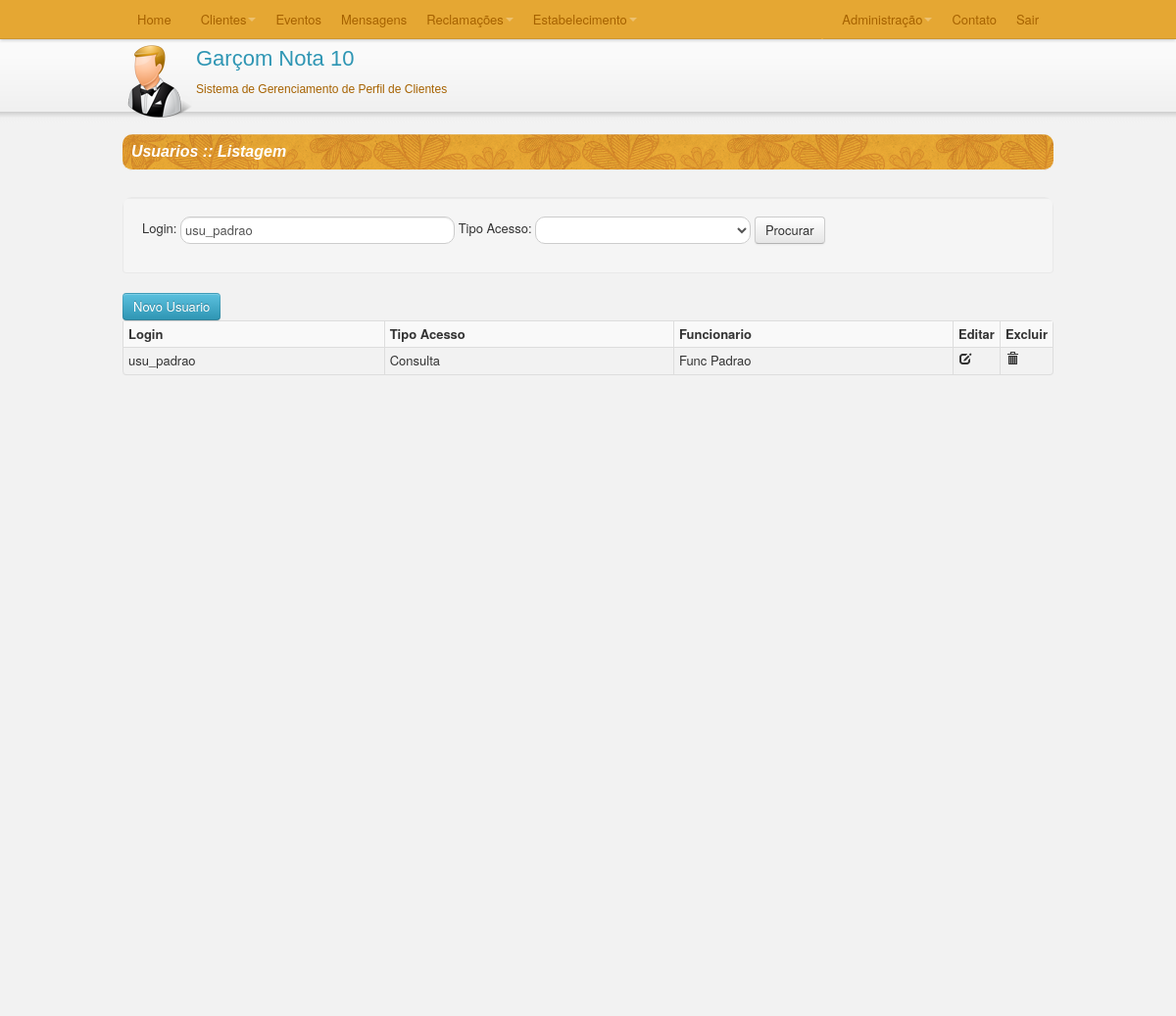
Screenshot of /TCC/C/listaUsuarios.php?loginUsuario=usu_padrao with the database file from the repository.
### TCC/C/listaUsuarios.php (called while the page is built, shortened)
<?php
require_once("SmartyConf.php");
require_once("../M/classes/Usuario.class.php");
require_once("../M/dao/UsuarioDAO.class.php");
require_once("../M/dao/FuncionarioDAO.class.php");
require_once("../M/classes/TipoAcesso.class.php");
require_once("../M/dao/TipoAcessoDAO.class.php");
$con = new Conexao();
$DAO = new UsuarioDAO($con->getConexao());
$funcionarioDAO = new FuncionarioDAO($con->getConexao());
$tipoacessoDAO = new TipoAcessoDAO($con->getConexao());
if(isset($_REQUEST['loginUsuario'])){
    $login = $_REQUEST['loginUsuario'];
    $smarty->assign("loginUsuario",$login);
}else{
    $login = "";
}
if(isset($_REQUEST['idTipoAcesso'])){
    $tipo = $_REQUEST['idTipoAcesso'];
    $smarty->assign("idTipoAcesso",$tipo);
}else{
    $tipo = "";
}
if(isset($_REQUEST['idFuncionario'])){
    $funcionario = $_REQUEST['idFuncionario'];
    $smarty->assign("idFuncionario",$funcionario);
}else{
    $funcionario = "";
}
$usuarios = $DAO->getUsuarios_Filtro($login,$tipo,$funcionario);
$total = count($usuarios);
$tipos = $tipoacessoDAO->getTipoAcesso_all();
$funcionarios = $funcionarioDAO->getFuncionarios();
$smarty->assign("ret",$_REQUEST['ret']);
$smarty->assign("totalUsuarios",$total);
$smarty->assign("usuarios",$usuarios);
$smarty->assign("funcionarios",$funcionarios);
$smarty->assign("tipos",$tipos);
$smarty->display("listaUsuario.html");

### TCC/M/dao/UsuarioDAO.class.php (called while the page is built, shortened)
<?php
class UsuarioDAO {
    private $conexao;
    function __construct($conexao) {
        $this->conexao = $conexao;
    }
    function getUsuarios_Filtro($usu_login, $tpa_id, $func_id){
        $sql = "SELECT
                   u.usu_id
                   , u.usu_login
                   , u.usu_senha
                   , u.tpa_id
                   , t.tpa_tipo
                   , u.func_id
                   , f.func_nome
                FROM USUARIO u
                INNER JOIN TipoAcesso t ON u.tpa_id = t.tpa_id
                INNER JOIN Funcionario f ON u.func_id = f.func_id
                WHERE 1 ";
        if(isset($usu_login) and $usu_login != "") {
            $sql.=  " AND u.usu_login = '".$usu_login."'";
        }
        $sql.= " ORDER BY u.usu_login ";
        $query = mysql_query($sql,$this->conexao);
        while($rows = mysql_fetch_array($query)) {
            $usuario = new Usuario;
            $usuario->setUsuario_ID($rows['usu_id']);
            $usuario->setUsuario_Login($rows['usu_login']);
            $usuario->setUsuario_Senha($rows['usu_senha']);
            $usuario->setTipoAcesso_ID($rows['tpa_id']);
            $usuario->setTipoAcesso_Tipo($rows['tpa_tipo']);
            $usuario->setFuncionario_ID($rows['func_id']);
            $usuario->setFuncionario_Nome($rows['func_nome']);
            $usuarios[] = $usuario;
        }
        return $usuarios;
    }
}
?>

### TCC/M/classes/TipoAcesso.class.php (called while the page is built, shortened)
<?php
class TipoAcesso {
    private $tpa_id, $tpa_tipo;
    public function getTipoAcesso_ID() {
        return $this->tpa_id;
    }
    public function setTipoAcesso_ID($tpa_id) {
        $this->tpa_id = $tpa_id;
    }
}
?>

### TCC/M/dao/TipoAcessoDAO.class.php (called while the page is built, shortened)
<?php
class TipoAcessoDAO {
    private $conexao;
    function __construct($conexao) {
        $this->conexao = $conexao;
    }
    function getTipoAcesso_all(){
        $sql = "select tpa_id, tpa_tipo from tipoacesso order by tpa_tipo";
        $tipos = array();
        $query = mysql_query($sql,$this->conexao);
        while($rows = mysql_fetch_array($query)) {
            $tipo = new TipoAcesso;
            $tipo->setTipoAcesso_ID($rows['tpa_id']);
            $tipo->setTipoAcesso_Tipo($rows['tpa_tipo']);
            $tipos[] = $tipo;
        }
        return $tipos;
    }
}
?>

### TCC/M/classes/Usuario.class.php (called while the page is built, shortened)
<?php
class Usuario {
    private $usu_id, $usu_login, $usu_senha, $tpa_id, $tpa_tipo, $func_id, $func_nome;
    public function getUsuario_ID(){
        return $this->usu_id;
    }
    public function getUsuario_Login() {
        return $this->usu_login;
    }
    public function getTipoAcesso_Tipo() {
        return $this->tpa_tipo;
    }
    public function getFuncionario_Nome() {
        return $this->func_nome;
    }
    public function setUsuario_ID($usu_id) {
        $this->usu_id = $usu_id;
    }
    public function setUsuario_Login($usu_login) {
        $this->usu_login = $usu_login;
    }
    public function setTipoAcesso_Tipo($tpa_tipo) {
        $this->tpa_tipo = $tpa_tipo;
    }
    public function setFuncionario_Nome($func_nome) {
        $this->func_nome = $func_nome;
    }
}
?>

### TCC/V/smarty/templates_c/%%2A^2AF^2AFA94F6%%listaUsuario.html.php (the view, shortened to what this page needs)
 <?php $_smarty_tpl_vars = $this->_tpl_vars;
$this->_tpl_vars = $_smarty_tpl_vars;
 ?>
<html>
    <?php echo '
    <head>
        <title>Usuarios</title>
        <meta http-equiv="Content-Type" content="text/html; charset=UTF-8">
        <link rel="stylesheet" type="text/css" href="../V/css/bootstrap.css">
        <link rel="stylesheet" type="text/css" href="../V/css/bootstrap.min.css">
        <link rel="stylesheet" type="text/css" href="../V/css/processo.css">
        <script type="text/javascript" language="JavaScript" src="../V/js/bootstrap.js"></script>
        <script type="text/javascript" >
            $(function(){
                $("[rel=tooltip]").tooltip();
            });
           function abreNovo(){
               window.location.href="cadUsuario.php";
           }
           function editar(idUsuario){
             window.location.href="cadUsuario.php?idUsuario="+idUsuario;
           }
           function enviar(){
               $("#formUsuario").submit();
           }
           function excluir(idUsuario){
               if(confirm("Deseja realmente Excluir?")){
                   location.href="excluirUsuario.php?idUsuario="+idUsuario;
               }else{
                   return false;
               }
           }
        </script>
    </head>
    '; ?>
    <body>
        <div id="conteudo" <?php if ($this->_tpl_vars['totalUsuarios'] > 10): ?> style='height:100%;' <?php endif; ?>>
            <div class="container1">
                    <fieldset id="tabelaCadastro">
                        <legend id="textoNavegacao">&nbsp;&nbsp;Usuarios :: Listagem</legend>
                        <form class="well form-search" name="formUsuario" id="formUsuario" method="POST" action="listaUsuarios.php">
                                <div class="control-group">
                                    <div class="controls" style="margin-bottom:10px;">
                                        <label for="loginUsuario" class="control-label" >Login:</label>
                                        <input type="text" id="loginUsuario" name="loginUsuario" class="input-xlarge arrendondaInputSelect" value="<?php echo $this->_tpl_vars['loginUsuario']; ?>
">
                                        <label for="idTipoAcesso" class="control-label" >Tipo Acesso:</label>
                                        <select id="idTipoAcesso" name="idTipoAcesso" class="arrendondaInputSelect">
                                           <option value=""></option>
                                            <?php $_from = $this->_tpl_vars['tipos']; if (!is_array($_from) && !is_object($_from)) { settype($_from, 'array'); }if (count($_from)):
    foreach ($_from as $this->_tpl_vars['tipo']):
?>
                                            <option value="<?php echo $this->_tpl_vars['tipo']->getTipoAcesso_ID(); ?>
" <?php if ($this->_tpl_vars['tipo']->getTipoAcesso_ID() == $this->_tpl_vars['idTipoAcesso']): ?> selected='selected' <?php endif; ?> ><?php echo $this->_tpl_vars['tipo']->getTipoAcesso_Tipo(); ?>
</option>
                                            <?php endforeach; endif; unset($_from); ?>
                                        </select>
                                        <button type="submit" onclick="enviar();" class="btn">Procurar</button>
                                    </div>
                                </div>
                           </form>
                    </fieldset>
                    <button onclick="return abreNovo();" class="btn btn-info">Novo Usuario</button>
                    <div class="grid">
                          <table class="table table-striped table-bordered table-condensed">
                              <tr>
                                  <th>Login</th>
                                  <th>Tipo Acesso</th>
                                  <th>Funcionario</th>
                                  <th class=tdBotao>Editar</th>
                                  <th class=tdBotao>Excluir</th>
                              </tr>
                              <?php $_from = $this->_tpl_vars['usuarios']; if (!is_array($_from) && !is_object($_from)) { settype($_from, 'array'); }if (count($_from)):
    foreach ($_from as $this->_tpl_vars['usuario']):
?>
                              <tr>
                                  <td><?php echo $this->_tpl_vars['usuario']->getUsuario_Login(); ?>
</td>
                                  <td><?php echo $this->_tpl_vars['usuario']->getTipoAcesso_Tipo(); ?>
</td>
                                  <td><?php echo $this->_tpl_vars['usuario']->getFuncionario_Nome(); ?>
</td>
                                  <td><a href="#" rel="tooltip" onclick="return editar('<?php echo $this->_tpl_vars['usuario']->getUsuario_ID(); ?>
');"  title="Clique para Editar este Usuario"><i class="icon-edit"></i></a></td>
                                  <td><a href="#" rel="tooltip" onclick="return excluir('<?php echo $this->_tpl_vars['usuario']->getUsuario_ID(); ?>
');" title="Clique para Excluir este Usuario"><i class="icon-trash"></i></a></td>
                              </tr>
                              <?php endforeach; endif; unset($_from); ?>
                          </table>
                    </div>
            </div>
       </div>
    </body>
</html>

### TCC/V/css/processo.css (style rules this page uses)
#textoNavegacao { font-family:Arial; font-style: italic; font-size:16px; font-weight:bold; background-color:#E5A533; background:url('../img/bgTopo2.png') top left repeat-x; color:white; width: 950px; -moz-border-radius: 10px; -webkit-border-radius: 10px; border-radius: 10px; }
#tabelaCadastro { width: 950px; overflow: auto; -moz-border-radius: 10px; -webkit-border-radius: 10px; border-radius: 10px; }
.arrendondaInputSelect { -moz-border-radius: 10px; -webkit-border-radius: 10px; border-radius: 10px; }
* { margin:0; padding:0; }
.container1 { width:950px; margin:0 auto;height:100%; }
#conteudo { background:#f2f2f2;height:900px; }
.tdBotao { width: 10px; }

### rows the page displays
usuario: loginUsuario "usu_padrao", usu_login "usu_padrao", tpa.tpa_tipo "Consulta", func.func_nome "Func Padrao"
